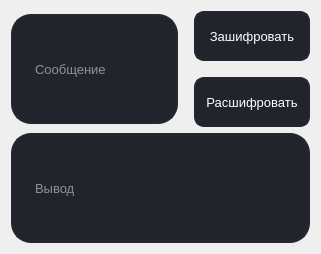
      <widget class="QWidget" name="tab_5">
       <attribute name="title">
        <string>Катя</string>
       </attribute>
       <layout class="QVBoxLayout" name="verticalLayout_27">
        <item>
         <layout class="QVBoxLayout" name="verticalLayout_9">
          <item>
           <layout class="QHBoxLayout" name="horizontalLayout_2">
            <item alignment="Qt::AlignVCenter">
             <widget class="QLineEdit" name="message_5">
              <property name="sizePolicy">
               <sizepolicy hsizetype="Expanding" vsizetype="Expanding">
                <horstretch>0</horstretch>
                <verstretch>0</verstretch>
               </sizepolicy>
              </property>
              <property name="minimumSize">
               <size>
                <width>0</width>
                <height>110</height>
               </size>
              </property>
              <property name="maximumSize">
               <size>
                <width>16777215</width>
                <height>110</height>
               </size>
              </property>
              <property name="font">
               <font>
                <pointsize>10</pointsize>
               </font>
              </property>
              <property name="styleSheet">
               <string notr="true">QLineEdit {
	border: 2px solid rgb(37, 39, 48);
	border-radius: 20px;
	color: #FFF;
	padding-right: 20px;
	padding-left: 20px;
	background-color: rgb(34, 36, 44);
}
QLineEdit:hover {
	border: 2px solid rgb(48, 50, 62);
}
QLineEdit:focus {
	border: 2px solid rgb(85, 170, 255);
	background-color: rgb(43, 45, 46);
}</string>
              </property>
              <property name="placeholderText">
               <string>Сообщение</string>
              </property>
             </widget>
            </item>
            <item>
             <spacer name="horizontalSpacer_3">
              <property name="orientation">
               <enum>Qt::Horizontal</enum>
              </property>
              <property name="sizeType">
               <enum>QSizePolicy::Fixed</enum>
              </property>
              <property name="sizeHint" stdset="0">
               <size>
                <width>10</width>
                <height>20</height>
               </size>
              </property>
             </spacer>
            </item>
            <item>
             <layout class="QVBoxLayout" name="verticalLayout_10">
              <item alignment="Qt::AlignBottom">
               <widget class="QPushButton" name="encryptButton_5">
                <property name="sizePolicy">
                 <sizepolicy hsizetype="Minimum" vsizetype="Fixed">
                  <horstretch>0</horstretch>
                  <verstretch>0</verstretch>
                 </sizepolicy>
                </property>
                <property name="minimumSize">
                 <size>
                  <width>0</width>
                  <height>50</height>
                 </size>
                </property>
                <property name="maximumSize">
                 <size>
                  <width>16777215</width>
                  <height>50</height>
                 </size>
                </property>
                <property name="font">
                 <font>
                  <pointsize>10</pointsize>
                 </font>
                </property>
                <property name="styleSheet">
                 <string notr="true">QPushButton {
	border: 2px solid rgb(37, 39, 48);
	border-radius: 10px;
	color: #FFF;
	padding-right: 10px;
	padding-left: 10px;
	background-color: rgb(34, 36, 44);
}
QPushButton:hover {
	border: 2px solid rgb(48, 50, 62);
}
QPushButton:focus {
	border: 2px solid rgb(85, 170, 255);
	background-color: rgb(43, 45, 46);
}</string>
                </property>
                <property name="text">
                 <string>Зашифровать</string>
                </property>
               </widget>
              </item>
              <item>
               <spacer name="verticalSpacer_9">
                <property name="orientation">
                 <enum>Qt::Vertical</enum>
                </property>
                <property name="sizeType">
                 <enum>QSizePolicy::Fixed</enum>
                </property>
                <property name="sizeHint" stdset="0">
                 <size>
                  <width>20</width>
                  <height>10</height>
                 </size>
                </property>
               </spacer>
              </item>
              <item alignment="Qt::AlignTop">
               <widget class="QPushButton" name="decryptButton_5">
                <property name="sizePolicy">
                 <sizepolicy hsizetype="Minimum" vsizetype="Fixed">
                  <horstretch>0</horstretch>
                  <verstretch>0</verstretch>
                 </sizepolicy>
                </property>
                <property name="minimumSize">
                 <size>
                  <width>0</width>
                  <height>50</height>
                 </size>
                </property>
                <property name="maximumSize">
                 <size>
                  <width>16777215</width>
                  <height>50</height>
                 </size>
                </property>
                <property name="baseSize">
                 <size>
                  <width>0</width>
                  <height>10</height>
                 </size>
                </property>
                <property name="font">
                 <font>
                  <pointsize>10</pointsize>
                 </font>
                </property>
                <property name="styleSheet">
                 <string notr="true">QPushButton {
	border: 2px solid rgb(37, 39, 48);
	border-radius: 10px;
	color: #FFF;
	padding-right: 10px;
	padding-left: 10px;
	background-color: rgb(34, 36, 44);
}
QPushButton:hover {
	border: 2px solid rgb(48, 50, 62);
}
QPushButton:focus {
	border: 2px solid rgb(85, 170, 255);
	background-color: rgb(43, 45, 46);
}</string>
                </property>
                <property name="text">
                 <string>Расшифровать</string>
                </property>
               </widget>
              </item>
             </layout>
            </item>
           </layout>
          </item>
          <item>
           <layout class="QVBoxLayout" name="verticalLayout_11">
            <item alignment="Qt::AlignVCenter">
             <widget class="QLineEdit" name="result_5">
              <property name="sizePolicy">
               <sizepolicy hsizetype="Expanding" vsizetype="Expanding">
                <horstretch>0</horstretch>
                <verstretch>0</verstretch>
               </sizepolicy>
              </property>
              <property name="minimumSize">
               <size>
                <width>0</width>
                <height>110</height>
               </size>
              </property>
              <property name="maximumSize">
               <size>
                <width>16777215</width>
                <height>110</height>
               </size>
              </property>
              <property name="font">
               <font>
                <pointsize>10</pointsize>
               </font>
              </property>
              <property name="styleSheet">
               <string notr="true">QLineEdit {
	border: 2px solid rgb(37, 39, 48);
	border-radius: 20px;
	color: #FFF;
	padding-right: 20px;
	padding-left: 20px;
	background-color: rgb(34, 36, 44);
}
QLineEdit:hover {
	border: 2px solid rgb(48, 50, 62);
}
QLineEdit:focus {
	border: 2px solid rgb(85, 170, 255);
	background-color: rgb(43, 45, 46);
}</string>
              </property>
              <property name="readOnly">
               <bool>true</bool>
              </property>
              <property name="placeholderText">
               <string>Вывод</string>
              </property>
             </widget>
            </item>
           </layout>
          </item>
         </layout>
        </item>
       </layout>
      </widget>
